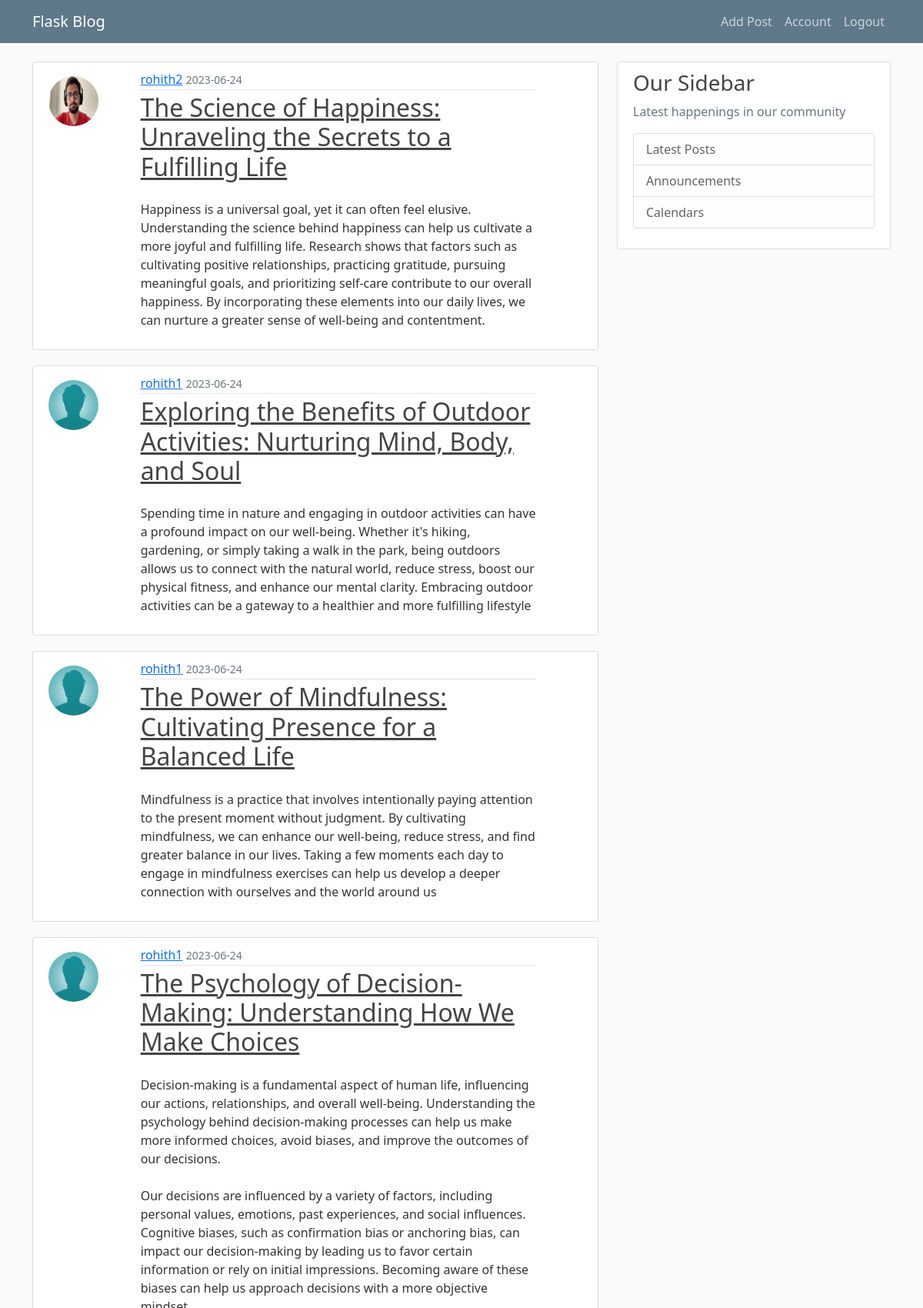
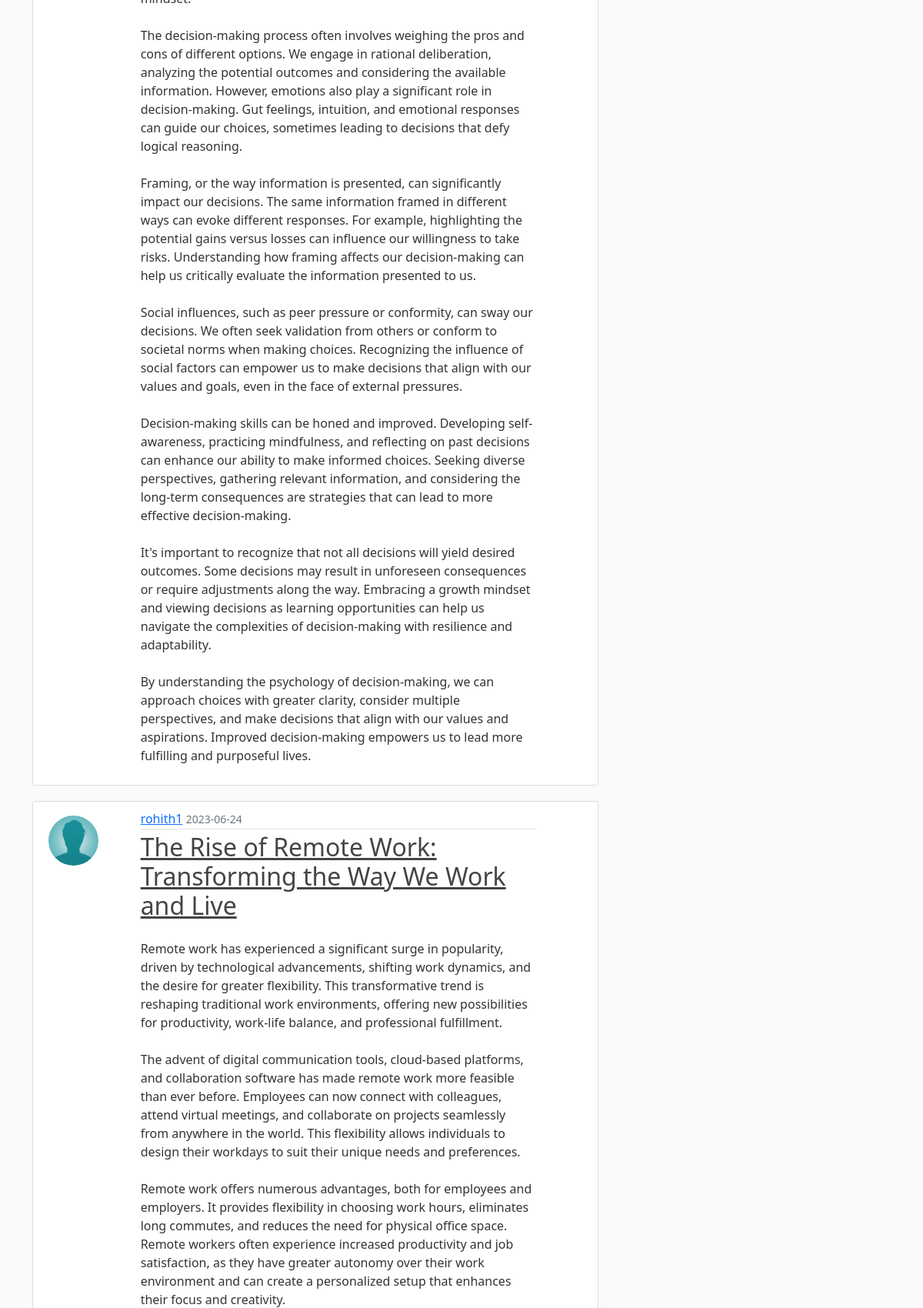
/home?page=2 (signed in, upper part), run on the app's committed database (2 pictures, top to bottom).
### on_blog/models.py (models this page shows, shortened)
class Post(db.Model):
    id = db.Column(db.Integer, primary_key=True)
    title = db.Column(db.String(100), nullable=False)
    time = db.Column(db.DateTime, nullable = False, default = datetime.utcnow)
    content = db.Column(db.Text, nullable = False)
    user_id = db.Column(db.Integer, db.ForeignKey('user.id'), nullable = False)

class User(db.Model, UserMixin):
    id = db.Column(db.Integer, primary_key=True)
    username = db.Column(db.String(20), unique=True, nullable=False)
    email = db.Column(db.String(100), unique=True, nullable=False)
    image_file = db.Column(db.String(20), nullable=False, default='default.jpeg')
    password = db.Column(db.String(60), nullable = False)
    posts = db.relationship("Post", backref = "author", lazy = True)

### on_blog/main/routes.py (the view)
@main.route("/")
@main.route("/home")
def home():
    if not current_user.is_authenticated:
        return redirect(url_for('main.welcome'))
    page_no = request.args.get('page', default=1, type=int)
    posts = Post.query.order_by(Post.time.desc()).paginate(per_page=5, page=page_no)
    return render_template("home.html", posts=posts, title="Home Page")

### on_blog/models.py (called while the page is built)
@login_manager.user_loader
def load_user(user_id):
    return User.query.get(int(user_id))

### on_blog/templates/home.html (shortened to what this page needs)
{% extends "layout.html" %}
{% block content %}
{% for post in posts.items %}
<article class="content-section">
    <div class="row">
        <div class='col-sm-4 col-lg-2'>
            <img class="rounded-circle article-img align-items-start mt-2"
                 src="{{ url_for('static', filename='profile_pics/' + post.author.image_file) }}">
        </div>
        <div class='col-sm-8 col-lg-9'>
            <div class="media-body">
                <div class="article-metadata">
                    <a class="mr-2" href="{{url_for('posts.user_posts', username=post.author.username)}}">{{ post.author.username }}</a>
                    <small class="text-muted">{{ post.time.strftime('%Y-%m-%d') }}</small>
                </div>
                <h2><a class="article-title" href="{{url_for('posts.post', post_id = post.id)}}">{{ post.title }}</a></h2>
                <p class="article-content mt-4 ">{{ post.content }}</p>
            </div>
        </div>
    </div>
</article>
{% endfor %}
{% endblock content %}

### on_blog/static/main.css (style rules this page uses)
body { background: #fafafa; color: #333333; margin-top: 5rem; }
h1, h2, h3, h4, h5, h6 { color: #444444; }
.content-section { background: #ffffff; padding: 10px 20px; border: 1px solid #dddddd; border-radius: 3px; margin-bottom: 20px; }
.article-title { color: #444444; }
.article-content { white-space: pre-line; }
.article-img { height: 65px; width: 65px; margin-right: 16px; }
.article-metadata { padding-bottom: 1px; margin-bottom: 4px; border-bottom: 1px solid #e3e3e3 }

### data on the page
Post: image_file (picture), author.username "rohith2", time "2023-06-24", title "The Science of Happiness: Unraveling the Secrets to a Fulfilling Life", content "Happiness is a universal goal, yet it can often feel elusive. Understanding the science behind happiness can help us cultivate a more joyful and fulfilling life. Research shows that factors such as cultivating positive relationships, practicing gratitude, pursuing meaningful goals, and prioritizing self-care contribute to our overall happiness. By incorporating these elements into our daily lives, we can nurture a greater sense of well-being and contentment."
Post: image_file (placeholder picture), author.username "rohith1", time "2023-06-24", title "Exploring the Benefits of Outdoor Activities: Nurturing Mind, Body, and Soul", content "Spending time in nature and engaging in outdoor activities can have a profound impact on our well-being. Whether it's hiking, gardening, or simply taking a walk in the park, being outdoors allows us to connect with the natural world, reduce stress, boost our physical fitness, and enhance our mental clarity. Embracing outdoor activities can be a gateway to a healthier and more fulfilling lifestyle"
Post: image_file (placeholder picture), author.username "rohith1", time "2023-06-24", title "The Power of Mindfulness: Cultivating Presence for a Balanced Life", content "Mindfulness is a practice that involves intentionally paying attention to the present moment without judgment. By cultivating mindfulness, we can enhance our well-being, reduce stress, and find greater balance in our lives. Taking a few moments each day to engage in mindfulness exercises can help us develop a deeper connection with ourselves and the world around us"
Post: image_file (placeholder picture), author.username "rohith1", time "2023-06-24", title "The Psychology of Decision-Making: Understanding How We Make Choices", content "Decision-making is a fundamental aspect of human life, influencing our actions, relationships, and overall well-being. Understanding the psychology behind decision-making processes can help us make more informed choices, avoid biases, and improve the outcomes of our decisions. Our decisions are influenced by a variety of factors, including personal values, emotions, past experiences, and social influences. Cognitive biases, such as confirmation bias or anchoring bias, can impact our decision-making by leading us to favor certain information or rely on initial impressions. Becoming aware of these biases can help us approach decisions with a more objective mindset. The decision-making process…"
Post: image_file (placeholder picture), author.username "rohith1", time "2023-06-24", title "The Rise of Remote Work: Transforming the Way We Work and Live"
